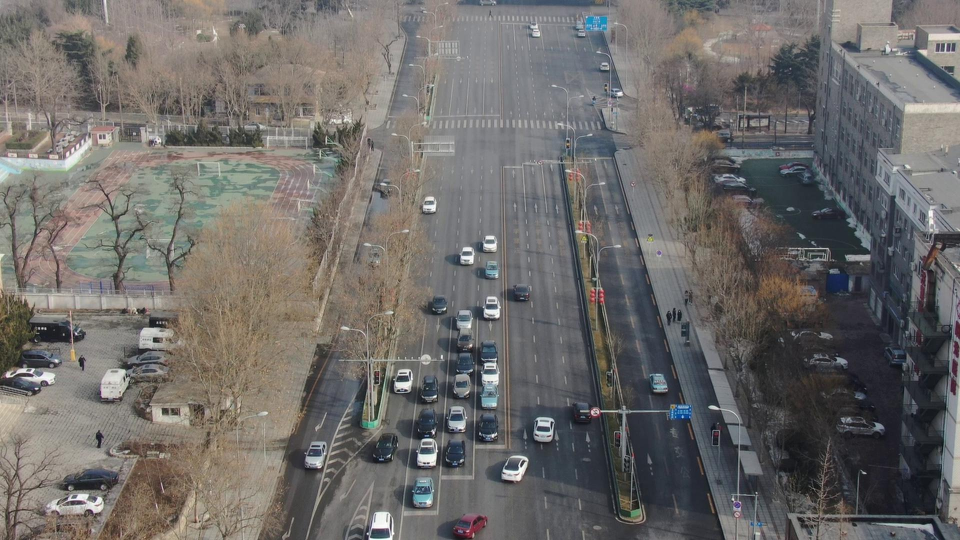
#> input picture fusion/data/car_008/rgb/000035.jpg, 1920 x 1080 px, given as the content of the folder /content/drive/MyDrive/O-HAZE/hazy, which was not available (shown at 1/2 size)
$ jupyter execute dcp.ipynb   (text cells are left out)
#> lines starting #> are read from the running program, lines starting #| are printed output that depends on the picture
[cell 1]
import numpy as np
import cv2
import matplotlib.pyplot as plt

[cell 2]
from google.colab import drive
drive.mount('/content/drive')

DRIVE     = "/content/drive/MyDrive"
SRC       = f"{DRIVE}/O-HAZE"          # original O-HAZE: hazy/ + GT/
DATA_ROOT = f"{DRIVE}/O-HAZE-1600"     # resized copy, shared by all methods and the evaluation
OUT       = f"{DRIVE}/outputs/dcp" # dehazed images, same file names as hazy/

MAX_IMAGES = 5             # first N pairs (None = all 45)
RESIZE = 1600              # long side; O-HAZE is ~3000x4000

[cell 3]
#resize hazy + GT once (skipped if DATA_ROOT already exists), same resizing as before:
#hazy: long side -> RESIZE (bicubic), GT: resized to the hazy size
import os, glob
from PIL import Image

def resize_long(img, long_side):
    if long_side <= 0 or max(img.size) <= long_side:
        return img
    s = long_side / max(img.size)
    return img.resize((round(img.size[0] * s), round(img.size[1] * s)), Image.BICUBIC)

if not os.path.isdir(f"{DATA_ROOT}/hazy"):
    os.makedirs(f"{DATA_ROOT}/hazy"); os.makedirs(f"{DATA_ROOT}/GT")
    pairs = list(zip(sorted(glob.glob(f"{SRC}/hazy/*")), sorted(glob.glob(f"{SRC}/GT/*"))))[:MAX_IMAGES]
    for h, g in pairs:
        hazy = resize_long(Image.open(h).convert('RGB'), RESIZE)
        gt   = Image.open(g).convert('RGB').resize(hazy.size, Image.BICUBIC)
        stem = lambda p: os.path.splitext(os.path.basename(p))[0]
        hazy.save(f"{DATA_ROOT}/hazy/{stem(h)}.png"); gt.save(f"{DATA_ROOT}/GT/{stem(g)}.png")

hazy_paths = sorted(glob.glob(f"{DATA_ROOT}/hazy/*"))
os.makedirs(OUT, exist_ok=True)
print(len(hazy_paths), "images:", [os.path.basename(p) for p in hazy_paths])

[cell 4]
# DCP settings -- defaults follow He et al. (TPAMI 2011)
PATCH = 15                 # local patch size for the dark channel (min filter)
OMEGA = 0.95               # keep a little haze for distant objects (aerial perspective), 1.0 = remove all
TOP_PERCENT = 0.001        # brightest 0.1% of the dark channel are candidates for the atmospheric light A
T0 = 0.1                   # lower bound on transmission, avoids amplifying noise in dense haze

# transmission refinement (guided filter, replaces soft matting from the paper)
REFINE = True
GF_RADIUS = 60             # guided filter window radius
GF_EPS = 1e-4              # regularization; smaller = follows edges of the guide image more closely

[cell 5]
def dark_channel(img, patch=PATCH):
    """Min over RGB, then min over a patch x patch neighbourhood (erosion = local min filter)."""
    kernel = cv2.getStructuringElement(cv2.MORPH_RECT, (patch, patch))
    return cv2.erode(img.min(axis=2), kernel)

def atmospheric_light(img, dark, top=TOP_PERCENT):
    """Among the brightest `top` fraction of dark-channel pixels, take the one with the highest intensity in the input."""
    n = max(int(dark.size * top), 1)
    cand = np.argpartition(dark.ravel(), -n)[-n:]           # indices of the n largest dark-channel values
    flat = img.reshape(-1, 3)
    return flat[cand[flat[cand].sum(axis=1).argmax()]]       # (3,) RGB

def guided_filter(guide, src, r=GF_RADIUS, eps=GF_EPS):
    """Edge-preserving smoothing of `src`, following the edges of `guide` (He et al., 2010)."""
    box = lambda x: cv2.boxFilter(x, -1, (2 * r + 1, 2 * r + 1))
    mean_I, mean_p = box(guide), box(src)
    cov_Ip = box(guide * src) - mean_I * mean_p
    var_I  = box(guide * guide) - mean_I * mean_I
    a = cov_Ip / (var_I + eps)
    b = mean_p - a * mean_I
    return box(a) * guide + box(b)

def dehaze_dcp(img):
    """img: float32 RGB in [0, 1]. Returns (J, t, A, dark)."""
    dark = dark_channel(img)
    A = atmospheric_light(img, dark)
    t = 1 - OMEGA * dark_channel(img / A)                    # transmission estimate
    if REFINE:
        gray = cv2.cvtColor(img, cv2.COLOR_RGB2GRAY)
        t = guided_filter(gray, t.astype(np.float32))
    J = (img - A) / np.maximum(t, T0)[..., None] + A         # invert I = J*t + A*(1-t)
    return np.clip(J, 0, 1), t, A, dark


def dehaze(hazy):
    """hazy: PIL RGB image -> uint8 RGB array."""
    J, t, A, dark = dehaze_dcp(np.asarray(hazy, dtype=np.float32) / 255)
    return (J * 255 + 0.5).astype(np.uint8)

[cell 6]
hazy = Image.open(hazy_paths[0]).convert('RGB')
#> hazy is the input picture: PIL image 1920x1080 RGB; mean R, G, B 109.9, 107.3, 105.1
J, t, A, dark = dehaze_dcp(np.asarray(hazy, dtype=np.float32) / 255)
#> in dark_channel, `return cv2.erode(img.min(axis=2), kernel)`:
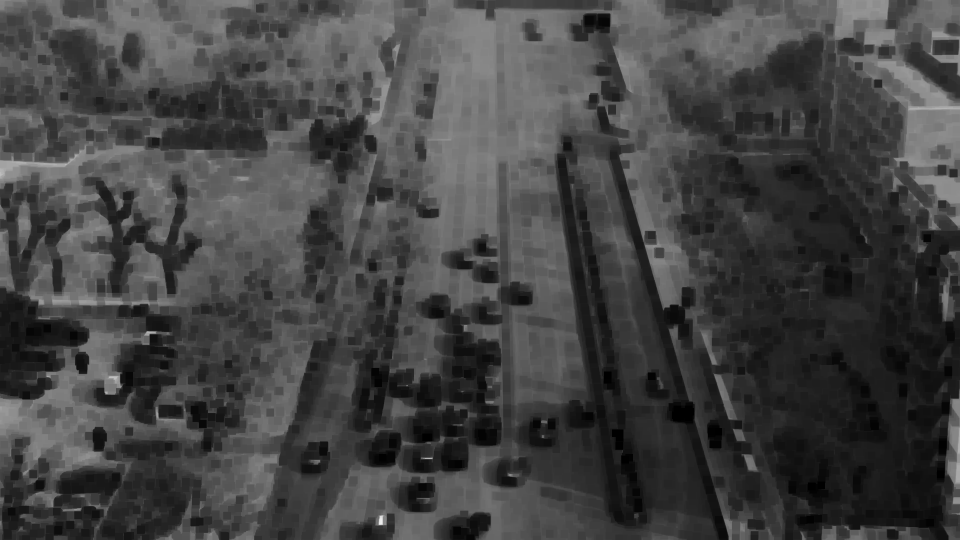
#> returned value: shape (1080, 1920) float32 (shown at 1/2 size); min 0, max 0.929, mean 0.265
#> in atmospheric_light, `cand = np.argpartition(dark.ravel(), -n)[-n:]`: cand = 2073 values, max 2014845 at index 1448, min 410837 at index 256, mean 994401.1
#> in dehaze_dcp, `A = atmospheric_light(img, dark)`: A = [0.973, 0.973, 0.965]
#> in guided_filter, `mean_I, mean_p = box(guide), box(src)`:
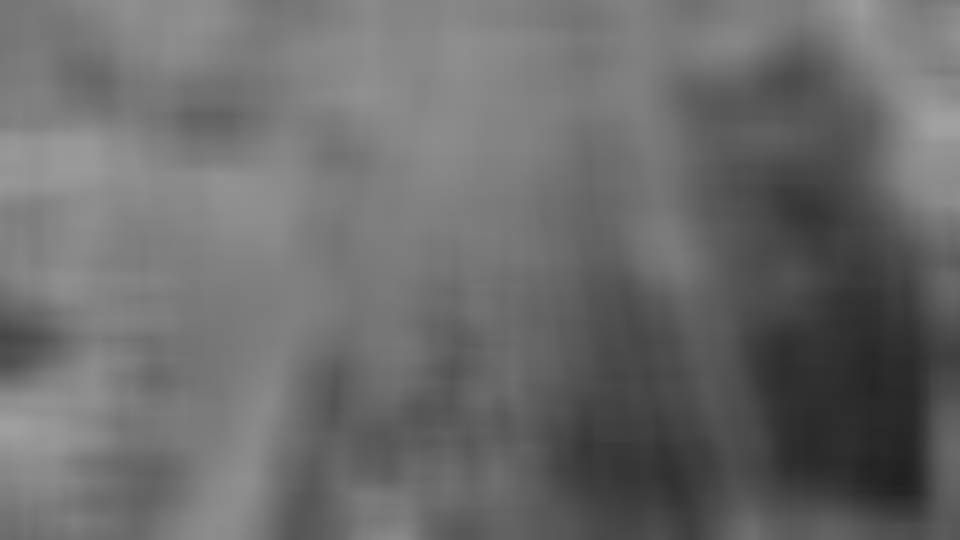
#> mean_I: shape (1080, 1920) float32 (shown at 1/2 size); min 0.131, max 0.631, mean 0.423
#> in guided_filter, `mean_I, mean_p = box(guide), box(src)`:
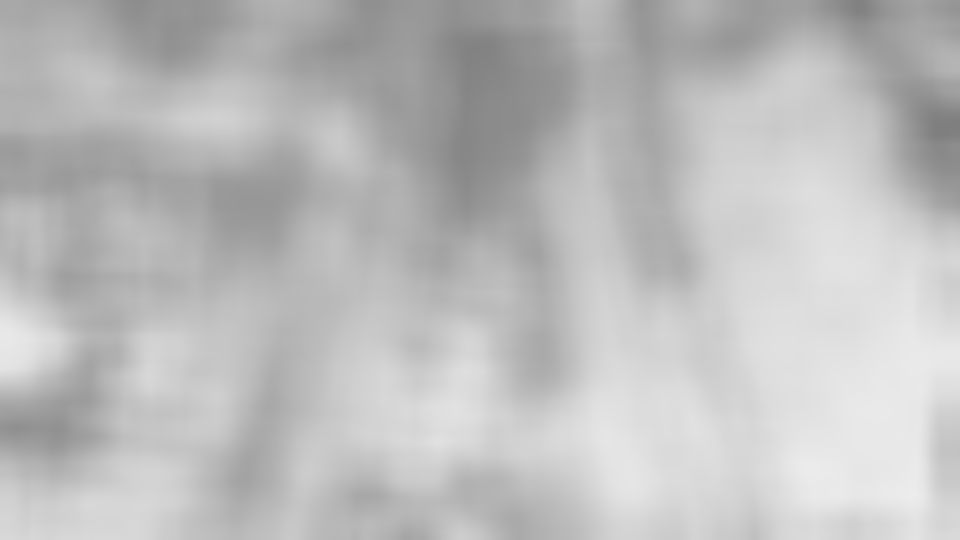
#> mean_p: shape (1080, 1920) float32 (shown at 1/2 size); min 0.498, max 0.928, mean 0.74
#> in guided_filter, `cov_Ip = box(guide * src) - mean_I * mean_p`:
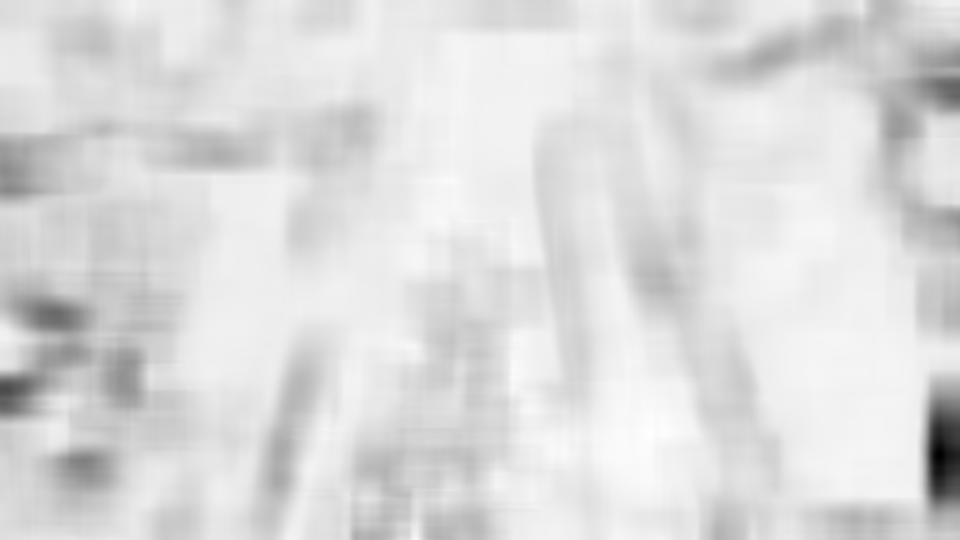
#> cov_Ip: shape (1080, 1920) float32 (shown at 1/2 size); min -0.0436, max 0.00212, mean -0.00415; drawn with min black and max white
#> in guided_filter, `var_I  = box(guide * guide) - mean_I * mean_I`:
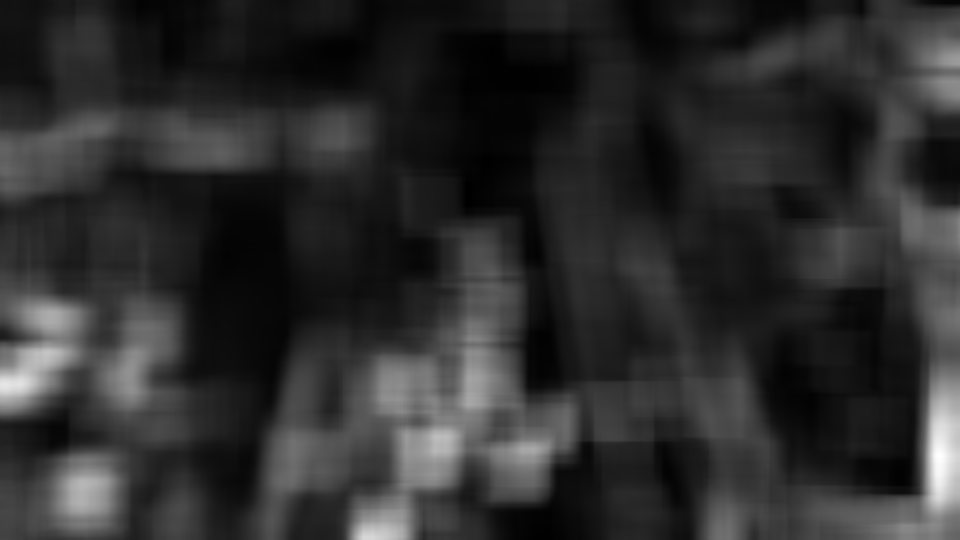
#> var_I: shape (1080, 1920) float32 (shown at 1/2 size); min 0.000538, max 0.0585, mean 0.011; drawn with min black and max white
#> in guided_filter, `a = cov_Ip / (var_I + eps)`:
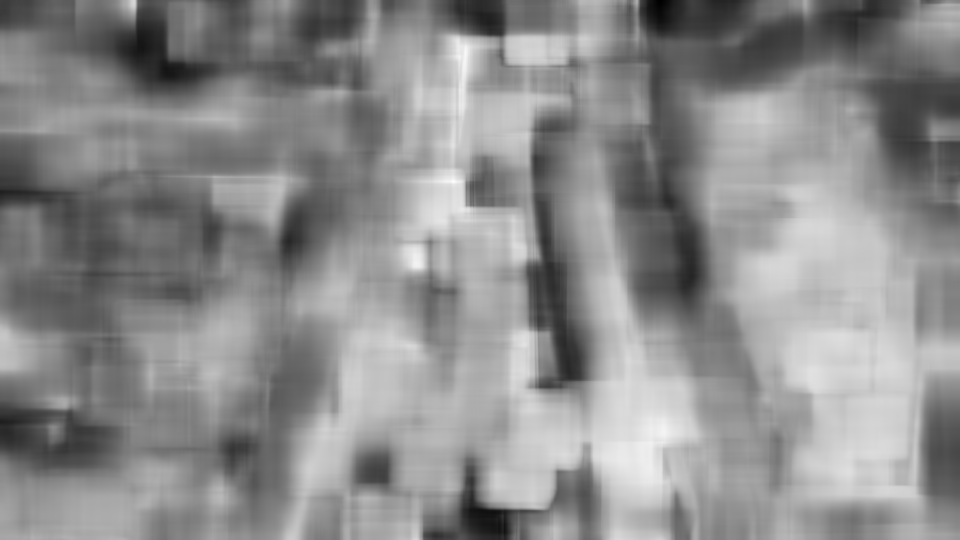
#> a: shape (1080, 1920) float32 (shown at 1/2 size); min -1.19, max 0.281, mean -0.382; drawn with min black and max white
#> in guided_filter, `b = mean_p - a * mean_I`:
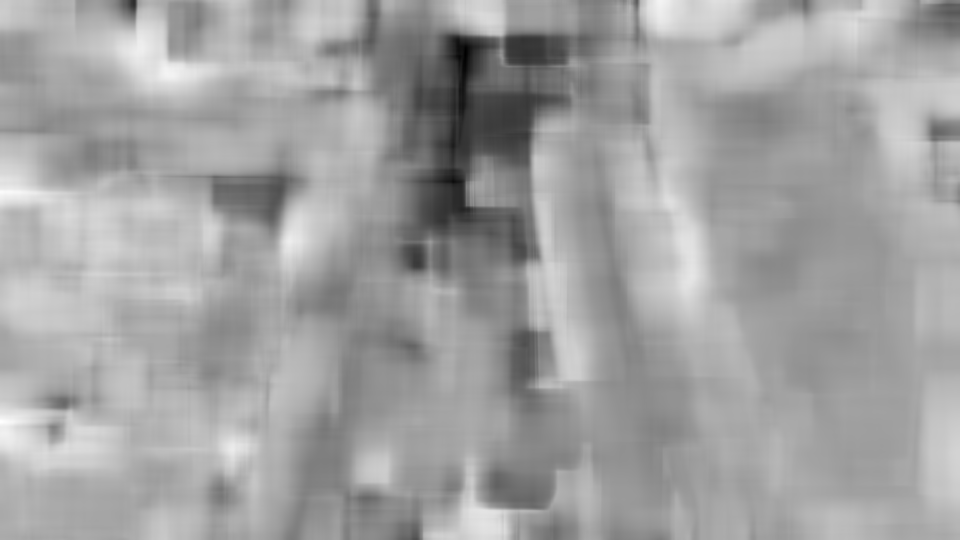
#> b: shape (1080, 1920) float32 (shown at 1/2 size); min 0.38, max 1.23, mean 0.916; drawn with min black and max white
#> in guided_filter, `return box(a) * guide + box(b)`:
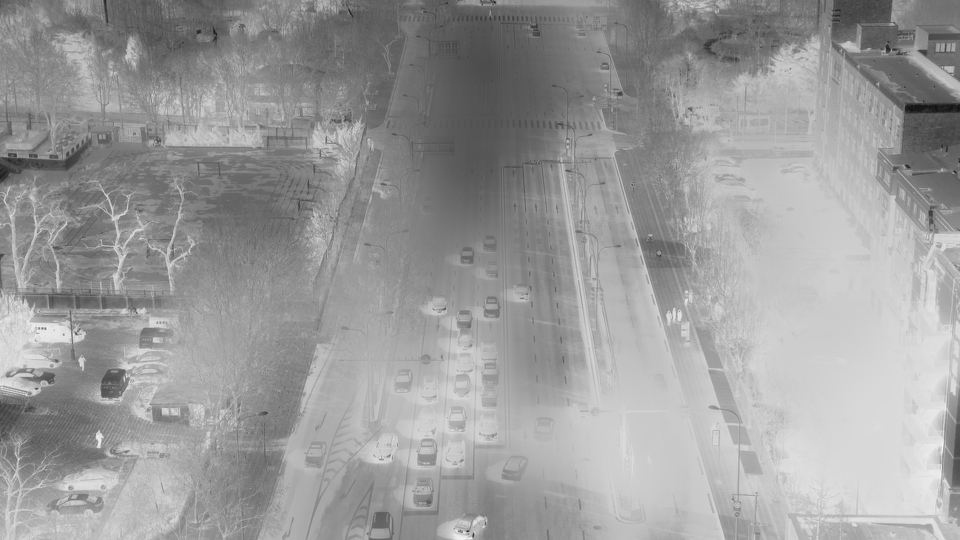
#> returned value: shape (1080, 1920) float32 (shown at 1/2 size); min 0.309, max 1.02, mean 0.74; drawn with min black and max white
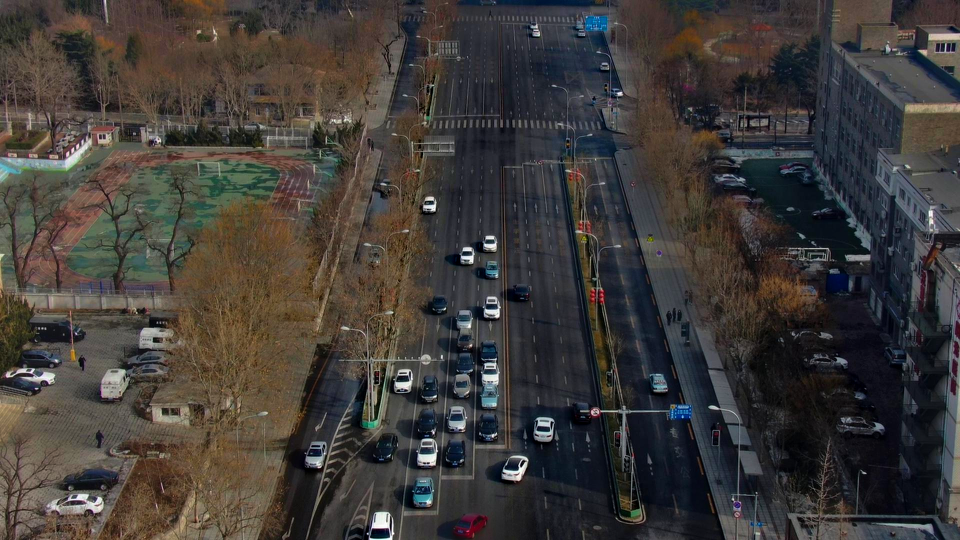
#> J: shape (1080, 1920, 3) float32 (shown at 1/2 size); mean R, G, B 0.251, 0.236, 0.225
#> A = [0.973, 0.973, 0.965]

fig, ax = plt.subplots(1, 4, figsize=(20, 5))
for a, im, title, cmap in zip(ax, [hazy, J, dark, t],
                              ['hazy', 'DCP', 'dark channel', f'transmission t (A={np.round(A, 2)})'],
                              [None, None, 'gray', 'jet']):
    a.imshow(im, cmap=cmap); a.set_title(title); a.axis('off')
#> this loop made 4 passes
#> (title, cmap) on passes 1 to 4: ('hazy', None), ('DCP', None), ('dark channel', 'gray'), ('transmission t (A=[0.97 0.97 0.96])', 'jet')
plt.tight_layout(); plt.show()

[cell 7]
import time
for p in hazy_paths:
    hazy = Image.open(p).convert('RGB')
    t0 = time.time()
    pred = dehaze(hazy)
    dt = time.time() - t0
    Image.fromarray(pred).save(f"{OUT}/{os.path.basename(p)}")
    print(f"{os.path.basename(p)} | {hazy.size[0]}x{hazy.size[1]} | {dt:.1f}s")
#| 000035.jpg | 1920x1080 | 0.4s
